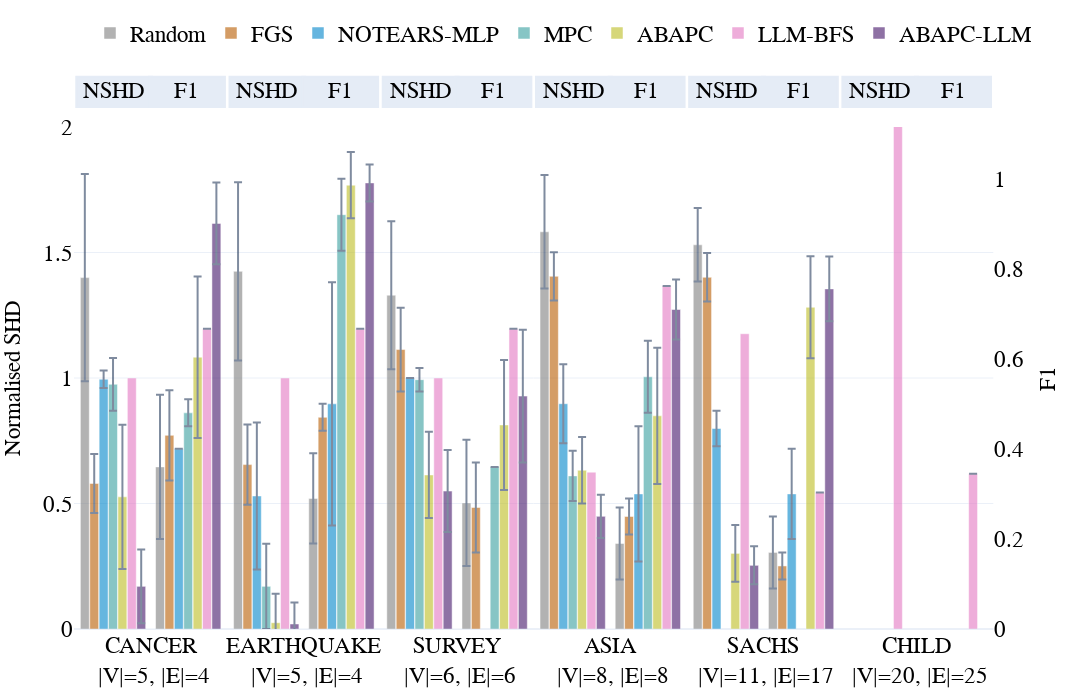
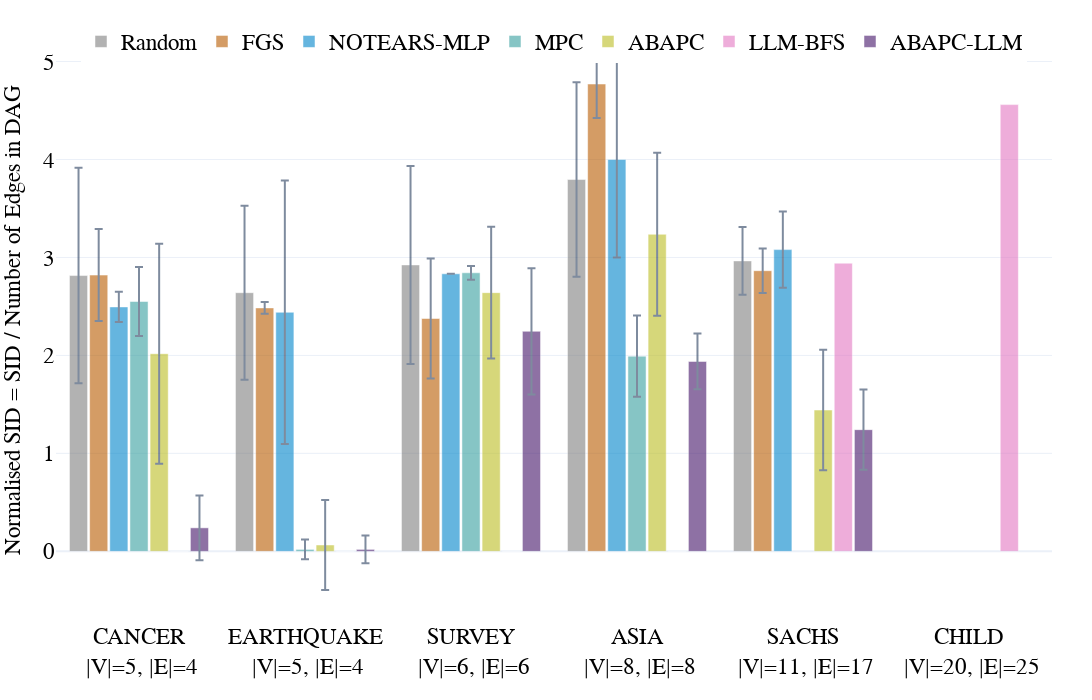
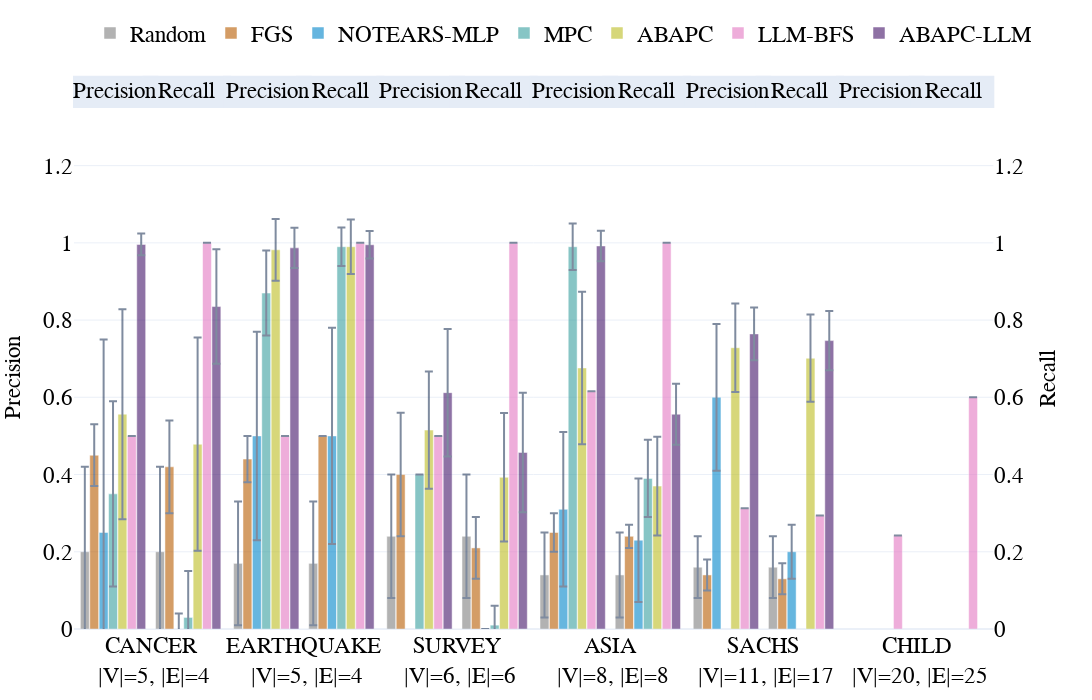
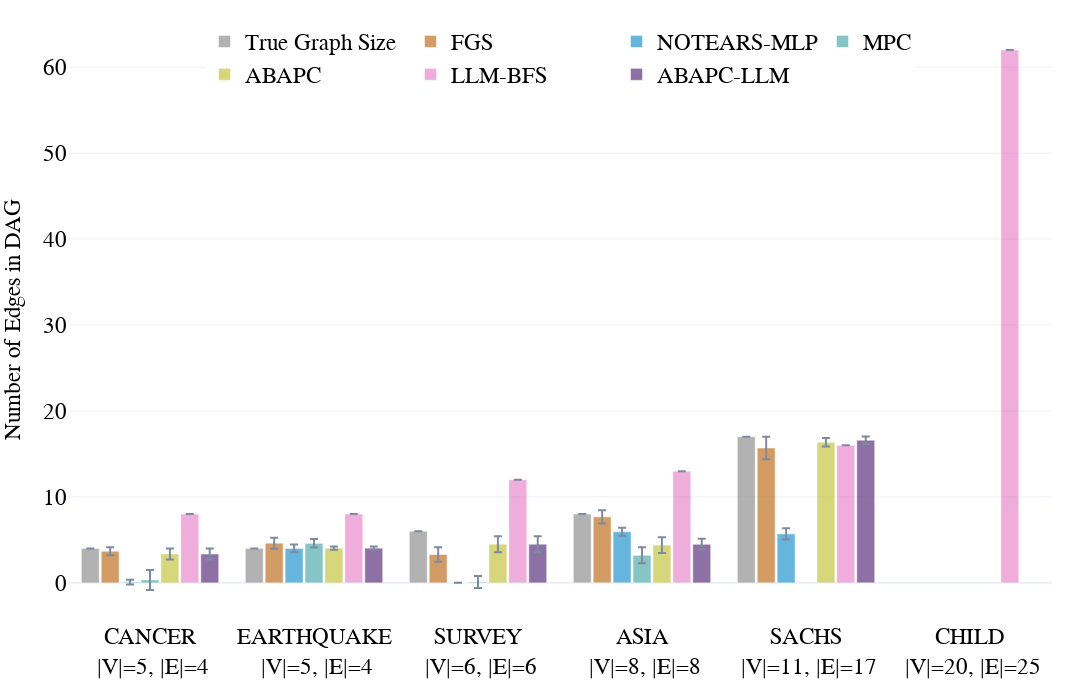

Notebook source saved alongside these figures, in order:
### Code cell
# Plots by dataset (DAG)
if len(dag_all):
    methods = [m for m in default_methods if m in dag_all['model'].unique()]
    double_bar_chart_plotly(
        dag_all, ['p_shd','F1'], names_dict, colors_dict, methods,
        save_figs=save_figs, font_size=23, output_name=str(REPO_ROOT / 'results/figs/Fig.bn_dag_SHD_SID.html'),
        debug=False, range_y1=[0,2], range_y2=[0,5.6], rect_exp=0.015
    )
    bar_chart_plotly(
        dag_all, 'p_SID', names_dict, colors_dict, methods,
        save_figs=save_figs, font_size=23, output_name=str(REPO_ROOT / 'results/figs/Fig.bn_dag_F1.html'),
        debug=False
    )
    double_bar_chart_plotly(
        dag_all, ['precision','recall'], names_dict, colors_dict, methods,
        save_figs=save_figs, font_size=23, output_name=str(REPO_ROOT / 'results/figs/Fig.bn_dag_prec_rec.html'),
        debug=False
    )
    bar_chart_plotly(
        dag_all, 'nnz', names_dict, colors_dict, methods,
        save_figs=save_figs, font_size=23, output_name=str(REPO_ROOT / 'results/figs/Fig.bn_dag_nnz.html'),
        debug=False
    )
else:
    print('No DAG results found.')

### Figure 1 — Plotly figure (JSON) as saved in the notebook; plotly's stock layout.template omitted (floating-point values rounded to 4 significant figures)
{"data": [{"error_y": {"array": [0.4125, 0.355, 0.295, 0.2263, 0.1465], "type": "data", "visible": true}, "marker": {"color": "#7f7f7f"}, "name": "Random", "offsetgroup": "0", "opacity": 0.6, "showlegend": true, "type": "bar", "x": ["CANCER<br> |V|=5, |E|=4", "EARTHQUAKE<br> |V|=5, |E|=4", "SURVEY<br> |V|=6, |E|=6", "ASIA<br> |V|=8, |E|=8", "SACHS<br> |V|=11, |E|=17"], "y": [1.4, 1.425, 1.33, 1.583, 1.531], "yaxis": "y"}, {"error_y": {"array": [0.1175, 0.16, 0.1667, 0.09625, 0.09647], "type": "data", "visible": true}, "marker": {"color": "#b85c00"}, "name": "FGS", "offsetgroup": "1", "opacity": 0.6, "showlegend": true, "type": "bar", "x": ["CANCER<br> |V|=5, |E|=4", "EARTHQUAKE<br> |V|=5, |E|=4", "SURVEY<br> |V|=6, |E|=6", "ASIA<br> |V|=8, |E|=8", "SACHS<br> |V|=11, |E|=17"], "y": [0.58, 0.655, 1.113, 1.405, 1.401], "yaxis": "y"}, {"error_y": {"array": [0.035, 0.2925, 0.0, 0.1575, 0.07059], "type": "data", "visible": true}, "marker": {"color": "#0085CA"}, "name": "NOTEARS-MLP", "offsetgroup": "2", "opacity": 0.6, "showlegend": true, "type": "bar", "x": ["CANCER<br> |V|=5, |E|=4", "EARTHQUAKE<br> |V|=5, |E|=4", "SURVEY<br> |V|=6, |E|=6", "ASIA<br> |V|=8, |E|=8", "SACHS<br> |V|=11, |E|=17"], "y": [0.995, 0.53, 1.0, 0.8975, 0.7988], "yaxis": "y"}, {"error_y": {"array": [0.105, 0.17, 0.04667, 0.1], "type": "data", "visible": true}, "marker": {"color": "#379f9f"}, "name": "MPC", "offsetgroup": "3", "opacity": 0.6, "showlegend": true, "type": "bar", "x": ["CANCER<br> |V|=5, |E|=4", "EARTHQUAKE<br> |V|=5, |E|=4", "SURVEY<br> |V|=6, |E|=6", "ASIA<br> |V|=8, |E|=8"], "y": [0.975, 0.17, 0.9933, 0.61], "yaxis": "y"}, {"error_y": {"array": [0.1329, 0.287, 0.1157, 0.1127, 0.172], "type": "data", "visible": true}, "marker": {"color": "#bcbd22"}, "name": "ABAPC", "offsetgroup": "4", "opacity": 0.6, "showlegend": true, "type": "bar", "x": ["ASIA<br> |V|=8, |E|=8", "CANCER<br> |V|=5, |E|=4", "EARTHQUAKE<br> |V|=5, |E|=4", "SACHS<br> |V|=11, |E|=17", "SURVEY<br> |V|=6, |E|=6"], "y": [0.6325, 0.5265, 0.025, 0.3012, 0.6138], "yaxis": "y"}, {"error_y": {"array": [NaN, NaN, NaN, NaN, NaN, NaN], "type": "data", "visible": true}, "marker": {"color": "#e377c2"}, "name": "LLM-BFS", "offsetgroup": "5", "opacity": 0.6, "showlegend": true, "type": "bar", "x": ["ASIA<br> |V|=8, |E|=8", "CANCER<br> |V|=5, |E|=4", "CHILD<br> |V|=20, |E|=25", "EARTHQUAKE<br> |V|=5, |E|=4", "SACHS<br> |V|=11, |E|=17", "SURVEY<br> |V|=6, |E|=6"], "y": [0.625, 1.0, 2.24, 1.0, 1.176, 1.0], "yaxis": "y"}, {"error_y": {"array": [0.08628, 0.1467, 0.08512, 0.07558, 0.1635], "type": "data", "visible": true}, "marker": {"color": "#441469"}, "name": "ABAPC-LLM", "offsetgroup": "6", "opacity": 0.6, "showlegend": true, "type": "bar", "x": ["ASIA<br> |V|=8, |E|=8", "CANCER<br> |V|=5, |E|=4", "EARTHQUAKE<br> |V|=5, |E|=4", "SACHS<br> |V|=11, |E|=17", "SURVEY<br> |V|=6, |E|=6"], "y": [0.4487, 0.17, 0.02, 0.2536, 0.5494], "yaxis": "y"}, {"marker": {"color": "white"}, "name": "", "offsetgroup": "7", "opacity": 1, "showlegend": false, "type": "bar", "x": ["ASIA<br> |V|=8, |E|=8", "CANCER<br> |V|=5, |E|=4", "EARTHQUAKE<br> |V|=5, |E|=4", "SACHS<br> |V|=11, |E|=17", "SURVEY<br> |V|=6, |E|=6"], "y": [0.0, 0.0, 0.0, 0.0, 0.0]}, {"error_y": {"array": [0.16, 0.1, 0.14, 0.08, 0.08], "type": "data", "visible": true}, "marker": {"color": "#7f7f7f"}, "name": "Random", "offsetgroup": "8", "opacity": 0.6, "showlegend": false, "type": "bar", "x": ["CANCER<br> |V|=5, |E|=4", "EARTHQUAKE<br> |V|=5, |E|=4", "SURVEY<br> |V|=6, |E|=6", "ASIA<br> |V|=8, |E|=8", "SACHS<br> |V|=11, |E|=17"], "y": [0.36, 0.29, 0.28, 0.19, 0.17], "yaxis": "y2"}, {"error_y": {"array": [0.1, 0.03, 0.1, 0.04, 0.03], "type": "data", "visible": true}, "marker": {"color": "#b85c00"}, "name": "FGS", "offsetgroup": "9", "opacity": 0.6, "showlegend": false, "type": "bar", "x": ["CANCER<br> |V|=5, |E|=4", "EARTHQUAKE<br> |V|=5, |E|=4", "SURVEY<br> |V|=6, |E|=6", "ASIA<br> |V|=8, |E|=8", "SACHS<br> |V|=11, |E|=17"], "y": [0.43, 0.47, 0.27, 0.25, 0.14], "yaxis": "y2"}, {"error_y": {"array": [null, 0.27, null, 0.15, 0.1], "type": "data", "visible": true}, "marker": {"color": "#0085CA"}, "name": "NOTEARS-MLP", "offsetgroup": "10", "opacity": 0.6, "showlegend": false, "type": "bar", "x": ["CANCER<br> |V|=5, |E|=4", "EARTHQUAKE<br> |V|=5, |E|=4", "SURVEY<br> |V|=6, |E|=6", "ASIA<br> |V|=8, |E|=8", "SACHS<br> |V|=11, |E|=17"], "y": [0.4, 0.5, null, 0.3, 0.3], "yaxis": "y2"}, {"error_y": {"array": [0.03, 0.08, null, 0.08], "type": "data", "visible": true}, "marker": {"color": "#379f9f"}, "name": "MPC", "offsetgroup": "11", "opacity": 0.6, "showlegend": false, "type": "bar", "x": ["CANCER<br> |V|=5, |E|=4", "EARTHQUAKE<br> |V|=5, |E|=4", "SURVEY<br> |V|=6, |E|=6", "ASIA<br> |V|=8, |E|=8"], "y": [0.48, 0.92, 0.36, 0.56], "yaxis": "y2"}, {"error_y": {"array": [0.1514, 0.1794, 0.07344, 0.1132, 0.1442], "type": "data", "visible": true}, "marker": {"color": "#bcbd22"}, "name": "ABAPC", "offsetgroup": "12", "opacity": 0.6, "showlegend": false, "type": "bar", "x": ["ASIA<br> |V|=8, |E|=8", "CANCER<br> |V|=5, |E|=4", "EARTHQUAKE<br> |V|=5, |E|=4", "SACHS<br> |V|=11, |E|=17", "SURVEY<br> |V|=6, |E|=6"], "y": [0.4734, 0.6036, 0.9856, 0.7144, 0.4531], "yaxis": "y2"}, {"error_y": {"array": [null, null, null, null, null, null], "type": "data", "visible": true}, "marker": {"color": "#e377c2"}, "name": "LLM-BFS", "offsetgroup": "13", "opacity": 0.6, "showlegend": false, "type": "bar", "x": ["ASIA<br> |V|=8, |E|=8", "CANCER<br> |V|=5, |E|=4", "CHILD<br> |V|=20, |E|=25", "EARTHQUAKE<br> |V|=5, |E|=4", "SACHS<br> |V|=11, |E|=17", "SURVEY<br> |V|=6, |E|=6"], "y": [0.7619, 0.6667, 0.3448, 0.6667, 0.303, 0.6667], "yaxis": "y2"}, {"error_y": {"array": [0.06667, 0.0907, 0.04109, 0.07203, 0.1473], "type": "data", "visible": true}, "marker": {"color": "#441469"}, "name": "ABAPC-LLM", "offsetgroup": "14", "opacity": 0.6, "showlegend": false, "type": "bar", "x": ["ASIA<br> |V|=8, |E|=8", "CANCER<br> |V|=5, |E|=4", "EARTHQUAKE<br> |V|=5, |E|=4", "SACHS<br> |V|=11, |E|=17", "SURVEY<br> |V|=6, |E|=6"], "y": [0.7095, 0.9006, 0.9906, 0.7552, 0.5172], "yaxis": "y2"}], "layout": {"annotations": [{"font": {"color": "black", "size": 23}, "showarrow": false, "text": "         NSHD         ", "x": 0.04375, "xanchor": "center", "xref": "x domain", "y": 1.07, "yanchor": "middle", "yref": "y domain"}, {"font": {"color": "black", "size": 23}, "showarrow": false, "text": "           F1           ", "x": 0.1229, "xanchor": "center", "xref": "x domain", "y": 1.07, "yanchor": "middle", "yref": "y domain"}, {"font": {"color": "black", "size": 23}, "showarrow": false, "text": "         NSHD         ", "x": 0.2104, "xanchor": "center", "xref": "x domain", "y": 1.07, "yanchor": "middle", "yref": "y domain"}, {"font": {"color": "black", "size": 23}, "showarrow": false, "text": "           F1           ", "x": 0.2896, "xanchor": "center", "xref": "x domain", "y": 1.07, "yanchor": "middle", "yref": "y domain"}, {"font": {"color": "black", "size": 23}, "showarrow": false, "text": "         NSHD         ", "x": 0.3771, "xanchor": "center", "xref": "x domain", "y": 1.07, "yanchor": "middle", "yref": "y domain"}, {"font": {"color": "black", "size": 23}, "showarrow": false, "text": "           F1           ", "x": 0.4562, "xanchor": "center", "xref": "x domain", "y": 1.07, "yanchor": "middle", "yref": "y domain"}, {"font": {"color": "black", "size": 23}, "showarrow": false, "text": "         NSHD         ", "x": 0.5437, "xanchor": "center", "xref": "x domain", "y": 1.07, "yanchor": "middle", "yref": "y domain"}, {"font": {"color": "black", "size": 23}, "showarrow": false, "text": "           F1           ", "x": 0.6229, "xanchor": "center", "xref": "x domain", "y": 1.07, "yanchor": "middle", "yref": "y domain"}, {"font": {"color": "black", "size": 23}, "showarrow": false, "text": "         NSHD         ", "x": 0.7104, "xanchor": "center", "xref": "x domain", "y": 1.07, "yanchor": "middle", "yref": "y domain"}, {"font": {"color": "black", "size": 23}, "showarrow": false, "text": "           F1           ", "x": 0.7896, "xanchor": "center", "xref": "x domain", "y": 1.07, "yanchor": "middle", "yref": "y domain"}, {"font": {"color": "black", "size": 23}, "showarrow": false, "text": "         NSHD         ", "x": 0.8771, "xanchor": "center", "xref": "x domain", "y": 1.07, "yanchor": "middle", "yref": "y domain"}, {"font": {"color": "black", "size": 23}, "showarrow": false, "text": "           F1           ", "x": 0.9562, "xanchor": "center", "xref": "x domain", "y": 1.07, "yanchor": "middle", "yref": "y domain"}], "bargap": 0.08, "bargroupgap": 0.05, "barmode": "group", "font": {"color": "black", "family": "Serif", "size": 23}, "height": 700, "hovermode": "x unified", "legend": {"orientation": "h", "x": 0.5, "xanchor": "center", "y": 1.23, "yanchor": "top"}, "margin": {"b": 70, "l": 40, "r": 40, "t": 80}, "shapes": [{"fillcolor": "#E5ECF6", "layer": "below", "line": {"color": "#E5ECF6", "width": 2}, "type": "rect", "x0": 0.0025, "x1": 0.085, "xref": "x domain", "y0": 1.04, "y1": 1.1, "yref": "y domain"}, {"fillcolor": "#E5ECF6", "layer": "below", "line": {"color": "#E5ECF6", "width": 2}, "type": "rect", "x0": 0.08167, "x1": 0.1642, "xref": "x domain", "y0": 1.04, "y1": 1.1, "yref": "y domain"}, {"fillcolor": "#E5ECF6", "layer": "below", "line": {"color": "#E5ECF6", "width": 2}, "type": "rect", "x0": 0.1692, "x1": 0.2517, "xref": "x domain", "y0": 1.04, "y1": 1.1, "yref": "y domain"}, {"fillcolor": "#E5ECF6", "layer": "below", "line": {"color": "#E5ECF6", "width": 2}, "type": "rect", "x0": 0.2483, "x1": 0.3308, "xref": "x domain", "y0": 1.04, "y1": 1.1, "yref": "y domain"}, {"fillcolor": "#E5ECF6", "layer": "below", "line": {"color": "#E5ECF6", "width": 2}, "type": "rect", "x0": 0.3358, "x1": 0.4183, "xref": "x domain", "y0": 1.04, "y1": 1.1, "yref": "y domain"}, {"fillcolor": "#E5ECF6", "layer": "below", "line": {"color": "#E5ECF6", "width": 2}, "type": "rect", "x0": 0.415, "x1": 0.4975, "xref": "x domain", "y0": 1.04, "y1": 1.1, "yref": "y domain"}, {"fillcolor": "#E5ECF6", "layer": "below", "line": {"color": "#E5ECF6", "width": 2}, "type": "rect", "x0": 0.5025, "x1": 0.585, "xref": "x domain", "y0": 1.04, "y1": 1.1, "yref": "y domain"}, {"fillcolor": "#E5ECF6", "layer": "below", "line": {"color": "#E5ECF6", "width": 2}, "type": "rect", "x0": 0.5817, "x1": 0.6642, "xref": "x domain", "y0": 1.04, "y1": 1.1, "yref": "y domain"}, {"fillcolor": "#E5ECF6", "layer": "below", "line": {"color": "#E5ECF6", "width": 2}, "type": "rect", "x0": 0.6692, "x1": 0.7517, "xref": "x domain", "y0": 1.04, "y1": 1.1, "yref": "y domain"}, {"fillcolor": "#E5ECF6", "layer": "below", "line": {"color": "#E5ECF6", "width": 2}, "type": "rect", "x0": 0.7483, "x1": 0.8308, "xref": "x domain", "y0": 1.04, "y1": 1.1, "yref": "y domain"}, {"fillcolor": "#E5ECF6", "layer": "below", "line": {"color": "#E5ECF6", "width": 2}, "type": "rect", "x0": 0.8358, "x1": 0.9183, "xref": "x domain", "y0": 1.04, "y1": 1.1, "yref": "y domain"}, {"fillcolor": "#E5ECF6", "layer": "below", "line": {"color": "#E5ECF6", "width": 2}, "type": "rect", "x0": 0.915, "x1": 0.9975, "xref": "x domain", "y0": 1.04, "y1": 1.1, "yref": "y domain"}], "width": 1600, "xaxis": {"anchor": "y", "domain": [0, 0.94]}, "yaxis": {"anchor": "x", "domain": [0, 1], "range": [0, 2], "title": {"font": {"size": 23}, "text": "Normalised SHD"}}, "yaxis2": {"anchor": "x", "overlaying": "y", "scaleanchor": 0, "showgrid": false, "showline": false, "showticklabels": true, "side": "right", "title": {"font": {"size": 23}, "text": "F1"}, "zeroline": true}}}

### Figure 2 — Plotly figure (JSON) as saved in the notebook; plotly's stock layout.template omitted (floating-point values rounded to 4 significant figures)
{"data": [{"error_y": {"array": [1.1, 0.8875, 1.01, 0.9925, 0.3453], "type": "data", "visible": true}, "marker": {"color": "#7f7f7f"}, "name": "Random", "opacity": 0.6, "type": "bar", "x": ["CANCER<br> |V|=5, |E|=4", "EARTHQUAKE<br> |V|=5, |E|=4", "SURVEY<br> |V|=6, |E|=6", "ASIA<br> |V|=8, |E|=8", "SACHS<br> |V|=11, |E|=17"], "y": [2.815, 2.64, 2.923, 3.795, 2.965]}, {"error_y": {"array": [0.47, 0.06, 0.6133, 0.3475, 0.2265], "type": "data", "visible": true}, "marker": {"color": "#b85c00"}, "name": "FGS", "opacity": 0.6, "type": "bar", "x": ["CANCER<br> |V|=5, |E|=4", "EARTHQUAKE<br> |V|=5, |E|=4", "SURVEY<br> |V|=6, |E|=6", "ASIA<br> |V|=8, |E|=8", "SACHS<br> |V|=11, |E|=17"], "y": [2.82, 2.485, 2.377, 4.77, 2.865]}, {"error_y": {"array": [0.155, 1.345, 0.0, 1.0, 0.3888], "type": "data", "visible": true}, "marker": {"color": "#0085CA"}, "name": "NOTEARS-MLP", "opacity": 0.6, "type": "bar", "x": ["CANCER<br> |V|=5, |E|=4", "EARTHQUAKE<br> |V|=5, |E|=4", "SURVEY<br> |V|=6, |E|=6", "ASIA<br> |V|=8, |E|=8", "SACHS<br> |V|=11, |E|=17"], "y": [2.495, 2.44, 2.833, 4.0, 3.08]}, {"error_y": {"array": [0.3525, 0.1, 0.07, 0.4138], "type": "data", "visible": true}, "marker": {"color": "#379f9f"}, "name": "MPC", "opacity": 0.6, "type": "bar", "x": ["CANCER<br> |V|=5, |E|=4", "EARTHQUAKE<br> |V|=5, |E|=4", "SURVEY<br> |V|=6, |E|=6", "ASIA<br> |V|=8, |E|=8"], "y": [2.55, 0.02, 2.843, 1.992]}, {"error_y": {"array": [0.8317, 1.123, 0.4596, 0.6142, 0.6729], "type": "data", "visible": true}, "marker": {"color": "#bcbd22"}, "name": "ABAPC", "opacity": 0.6, "type": "bar", "x": ["ASIA<br> |V|=8, |E|=8", "CANCER<br> |V|=5, |E|=4", "EARTHQUAKE<br> |V|=5, |E|=4", "SACHS<br> |V|=11, |E|=17", "SURVEY<br> |V|=6, |E|=6"], "y": [3.237, 2.018, 0.065, 1.442, 2.641]}, {"error_y": {"array": [NaN, NaN, NaN, NaN, NaN, NaN], "type": "data", "visible": true}, "marker": {"color": "#e377c2"}, "name": "LLM-BFS", "opacity": 0.6, "type": "bar", "x": ["ASIA<br> |V|=8, |E|=8", "CANCER<br> |V|=5, |E|=4", "CHILD<br> |V|=20, |E|=25", "EARTHQUAKE<br> |V|=5, |E|=4", "SACHS<br> |V|=11, |E|=17", "SURVEY<br> |V|=6, |E|=6"], "y": [0.0, 0.0, 4.56, 0.0, 2.941, 0.0]}, {"error_y": {"array": [0.285, 0.331, 0.1414, 0.4099, 0.6447], "type": "data", "visible": true}, "marker": {"color": "#441469"}, "name": "ABAPC-LLM", "opacity": 0.6, "type": "bar", "x": ["ASIA<br> |V|=8, |E|=8", "CANCER<br> |V|=5, |E|=4", "EARTHQUAKE<br> |V|=5, |E|=4", "SACHS<br> |V|=11, |E|=17", "SURVEY<br> |V|=6, |E|=6"], "y": [1.939, 0.24, 0.02, 1.242, 2.246]}], "layout": {"bargap": 0.15, "bargroupgap": 0.1, "barmode": "group", "font": {"color": "black", "family": "Serif", "size": 23}, "height": 700, "hovermode": "x unified", "legend": {"orientation": "h", "x": 0.5, "xanchor": "center", "y": 1, "yanchor": "top"}, "margin": {"b": 80, "l": 40, "r": 40, "t": 20}, "width": 1600, "yaxis": {"title": {"font": {"size": 23}, "text": "Normalised SID = SID / Number of Edges in DAG"}}}}

### Figure 3 — Plotly figure (JSON) as saved in the notebook; plotly's stock layout.template omitted (floating-point values rounded to 4 significant figures)
{"data": [{"error_y": {"array": [0.22, 0.16, 0.16, 0.11, 0.08], "type": "data", "visible": true}, "marker": {"color": "#7f7f7f"}, "name": "Random", "offsetgroup": "0", "opacity": 0.6, "showlegend": true, "type": "bar", "x": ["CANCER<br> |V|=5, |E|=4", "EARTHQUAKE<br> |V|=5, |E|=4", "SURVEY<br> |V|=6, |E|=6", "ASIA<br> |V|=8, |E|=8", "SACHS<br> |V|=11, |E|=17"], "y": [0.2, 0.17, 0.24, 0.14, 0.16], "yaxis": "y"}, {"error_y": {"array": [0.08, 0.06, 0.16, 0.05, 0.04], "type": "data", "visible": true}, "marker": {"color": "#b85c00"}, "name": "FGS", "offsetgroup": "1", "opacity": 0.6, "showlegend": true, "type": "bar", "x": ["CANCER<br> |V|=5, |E|=4", "EARTHQUAKE<br> |V|=5, |E|=4", "SURVEY<br> |V|=6, |E|=6", "ASIA<br> |V|=8, |E|=8", "SACHS<br> |V|=11, |E|=17"], "y": [0.45, 0.44, 0.4, 0.25, 0.14], "yaxis": "y"}, {"error_y": {"array": [0.5, 0.27, null, 0.2, 0.19], "type": "data", "visible": true}, "marker": {"color": "#0085CA"}, "name": "NOTEARS-MLP", "offsetgroup": "2", "opacity": 0.6, "showlegend": true, "type": "bar", "x": ["CANCER<br> |V|=5, |E|=4", "EARTHQUAKE<br> |V|=5, |E|=4", "SURVEY<br> |V|=6, |E|=6", "ASIA<br> |V|=8, |E|=8", "SACHS<br> |V|=11, |E|=17"], "y": [0.25, 0.5, null, 0.31, 0.6], "yaxis": "y"}, {"error_y": {"array": [0.24, 0.11, null, 0.06], "type": "data", "visible": true}, "marker": {"color": "#379f9f"}, "name": "MPC", "offsetgroup": "3", "opacity": 0.6, "showlegend": true, "type": "bar", "x": ["CANCER<br> |V|=5, |E|=4", "EARTHQUAKE<br> |V|=5, |E|=4", "SURVEY<br> |V|=6, |E|=6", "ASIA<br> |V|=8, |E|=8"], "y": [0.35, 0.87, 0.4, 0.99], "yaxis": "y"}, {"error_y": {"array": [0.1976, 0.2719, 0.08003, 0.1145, 0.1519], "type": "data", "visible": true}, "marker": {"color": "#bcbd22"}, "name": "ABAPC", "offsetgroup": "4", "opacity": 0.6, "showlegend": true, "type": "bar", "x": ["ASIA<br> |V|=8, |E|=8", "CANCER<br> |V|=5, |E|=4", "EARTHQUAKE<br> |V|=5, |E|=4", "SACHS<br> |V|=11, |E|=17", "SURVEY<br> |V|=6, |E|=6"], "y": [0.6761, 0.5563, 0.982, 0.7284, 0.5152], "yaxis": "y"}, {"error_y": {"array": [null, null, null, null, null, null], "type": "data", "visible": true}, "marker": {"color": "#e377c2"}, "name": "LLM-BFS", "offsetgroup": "5", "opacity": 0.6, "showlegend": true, "type": "bar", "x": ["ASIA<br> |V|=8, |E|=8", "CANCER<br> |V|=5, |E|=4", "CHILD<br> |V|=20, |E|=25", "EARTHQUAKE<br> |V|=5, |E|=4", "SACHS<br> |V|=11, |E|=17", "SURVEY<br> |V|=6, |E|=6"], "y": [0.6154, 0.5, 0.2419, 0.5, 0.3125, 0.5], "yaxis": "y"}, {"error_y": {"array": [0.03959, 0.02828, 0.0523, 0.06845, 0.1651], "type": "data", "visible": true}, "marker": {"color": "#441469"}, "name": "ABAPC-LLM", "offsetgroup": "6", "opacity": 0.6, "showlegend": true, "type": "bar", "x": ["ASIA<br> |V|=8, |E|=8", "CANCER<br> |V|=5, |E|=4", "EARTHQUAKE<br> |V|=5, |E|=4", "SACHS<br> |V|=11, |E|=17", "SURVEY<br> |V|=6, |E|=6"], "y": [0.992, 0.996, 0.987, 0.7642, 0.612], "yaxis": "y"}, {"marker": {"color": "white"}, "name": "", "offsetgroup": "7", "opacity": 1, "showlegend": false, "type": "bar", "x": ["ASIA<br> |V|=8, |E|=8", "CANCER<br> |V|=5, |E|=4", "EARTHQUAKE<br> |V|=5, |E|=4", "SACHS<br> |V|=11, |E|=17", "SURVEY<br> |V|=6, |E|=6"], "y": [0.0, 0.0, 0.0, 0.0, 0.0]}, {"error_y": {"array": [0.22, 0.16, 0.16, 0.11, 0.08], "type": "data", "visible": true}, "marker": {"color": "#7f7f7f"}, "name": "Random", "offsetgroup": "8", "opacity": 0.6, "showlegend": false, "type": "bar", "x": ["CANCER<br> |V|=5, |E|=4", "EARTHQUAKE<br> |V|=5, |E|=4", "SURVEY<br> |V|=6, |E|=6", "ASIA<br> |V|=8, |E|=8", "SACHS<br> |V|=11, |E|=17"], "y": [0.2, 0.17, 0.24, 0.14, 0.16], "yaxis": "y2"}, {"error_y": {"array": [0.12, 0, 0.08, 0.03, 0.04], "type": "data", "visible": true}, "marker": {"color": "#b85c00"}, "name": "FGS", "offsetgroup": "9", "opacity": 0.6, "showlegend": false, "type": "bar", "x": ["CANCER<br> |V|=5, |E|=4", "EARTHQUAKE<br> |V|=5, |E|=4", "SURVEY<br> |V|=6, |E|=6", "ASIA<br> |V|=8, |E|=8", "SACHS<br> |V|=11, |E|=17"], "y": [0.42, 0.5, 0.21, 0.24, 0.13], "yaxis": "y2"}, {"error_y": {"array": [0.04, 0.28, 0, 0.16, 0.07], "type": "data", "visible": true}, "marker": {"color": "#0085CA"}, "name": "NOTEARS-MLP", "offsetgroup": "10", "opacity": 0.6, "showlegend": false, "type": "bar", "x": ["CANCER<br> |V|=5, |E|=4", "EARTHQUAKE<br> |V|=5, |E|=4", "SURVEY<br> |V|=6, |E|=6", "ASIA<br> |V|=8, |E|=8", "SACHS<br> |V|=11, |E|=17"], "y": [0, 0.5, 0, 0.23, 0.2], "yaxis": "y2"}, {"error_y": {"array": [0.12, 0.05, 0.05, 0.1], "type": "data", "visible": true}, "marker": {"color": "#379f9f"}, "name": "MPC", "offsetgroup": "11", "opacity": 0.6, "showlegend": false, "type": "bar", "x": ["CANCER<br> |V|=5, |E|=4", "EARTHQUAKE<br> |V|=5, |E|=4", "SURVEY<br> |V|=6, |E|=6", "ASIA<br> |V|=8, |E|=8"], "y": [0.03, 0.99, 0.01, 0.39], "yaxis": "y2"}, {"error_y": {"array": [0.1281, 0.2761, 0.07071, 0.1129, 0.1664], "type": "data", "visible": true}, "marker": {"color": "#bcbd22"}, "name": "ABAPC", "offsetgroup": "12", "opacity": 0.6, "showlegend": false, "type": "bar", "x": ["ASIA<br> |V|=8, |E|=8", "CANCER<br> |V|=5, |E|=4", "EARTHQUAKE<br> |V|=5, |E|=4", "SACHS<br> |V|=11, |E|=17", "SURVEY<br> |V|=6, |E|=6"], "y": [0.37, 0.4785, 0.99, 0.7012, 0.3929], "yaxis": "y2"}, {"error_y": {"array": [null, null, null, null, null, null], "type": "data", "visible": true}, "marker": {"color": "#e377c2"}, "name": "LLM-BFS", "offsetgroup": "13", "opacity": 0.6, "showlegend": false, "type": "bar", "x": ["ASIA<br> |V|=8, |E|=8", "CANCER<br> |V|=5, |E|=4", "CHILD<br> |V|=20, |E|=25", "EARTHQUAKE<br> |V|=5, |E|=4", "SACHS<br> |V|=11, |E|=17", "SURVEY<br> |V|=6, |E|=6"], "y": [1, 1, 0.6, 1, 0.2941, 1], "yaxis": "y2"}, {"error_y": {"array": [0.07911, 0.1482, 0.03536, 0.07644, 0.1547], "type": "data", "visible": true}, "marker": {"color": "#441469"}, "name": "ABAPC-LLM", "offsetgroup": "14", "opacity": 0.6, "showlegend": false, "type": "bar", "x": ["ASIA<br> |V|=8, |E|=8", "CANCER<br> |V|=5, |E|=4", "EARTHQUAKE<br> |V|=5, |E|=4", "SACHS<br> |V|=11, |E|=17", "SURVEY<br> |V|=6, |E|=6"], "y": [0.5563, 0.835, 0.995, 0.7468, 0.4572], "yaxis": "y2"}], "layout": {"annotations": [{"font": {"color": "black", "size": 23}, "showarrow": false, "text": "      Precision      ", "x": 0.04375, "xanchor": "center", "xref": "x domain", "y": 1.07, "yanchor": "middle", "yref": "y domain"}, {"font": {"color": "black", "size": 23}, "showarrow": false, "text": "        Recall        ", "x": 0.1229, "xanchor": "center", "xref": "x domain", "y": 1.07, "yanchor": "middle", "yref": "y domain"}, {"font": {"color": "black", "size": 23}, "showarrow": false, "text": "      Precision      ", "x": 0.2104, "xanchor": "center", "xref": "x domain", "y": 1.07, "yanchor": "middle", "yref": "y domain"}, {"font": {"color": "black", "size": 23}, "showarrow": false, "text": "        Recall        ", "x": 0.2896, "xanchor": "center", "xref": "x domain", "y": 1.07, "yanchor": "middle", "yref": "y domain"}, {"font": {"color": "black", "size": 23}, "showarrow": false, "text": "      Precision      ", "x": 0.3771, "xanchor": "center", "xref": "x domain", "y": 1.07, "yanchor": "middle", "yref": "y domain"}, {"font": {"color": "black", "size": 23}, "showarrow": false, "text": "        Recall        ", "x": 0.4562, "xanchor": "center", "xref": "x domain", "y": 1.07, "yanchor": "middle", "yref": "y domain"}, {"font": {"color": "black", "size": 23}, "showarrow": false, "text": "      Precision      ", "x": 0.5437, "xanchor": "center", "xref": "x domain", "y": 1.07, "yanchor": "middle", "yref": "y domain"}, {"font": {"color": "black", "size": 23}, "showarrow": false, "text": "        Recall        ", "x": 0.6229, "xanchor": "center", "xref": "x domain", "y": 1.07, "yanchor": "middle", "yref": "y domain"}, {"font": {"color": "black", "size": 23}, "showarrow": false, "text": "      Precision      ", "x": 0.7104, "xanchor": "center", "xref": "x domain", "y": 1.07, "yanchor": "middle", "yref": "y domain"}, {"font": {"color": "black", "size": 23}, "showarrow": false, "text": "        Recall        ", "x": 0.7896, "xanchor": "center", "xref": "x domain", "y": 1.07, "yanchor": "middle", "yref": "y domain"}, {"font": {"color": "black", "size": 23}, "showarrow": false, "text": "      Precision      ", "x": 0.8771, "xanchor": "center", "xref": "x domain", "y": 1.07, "yanchor": "middle", "yref": "y domain"}, {"font": {"color": "black", "size": 23}, "showarrow": false, "text": "        Recall        ", "x": 0.9562, "xanchor": "center", "xref": "x domain", "y": 1.07, "yanchor": "middle", "yref": "y domain"}], "bargap": 0.08, "bargroupgap": 0.05, "barmode": "group", "font": {"color": "black", "family": "Serif", "size": 23}, "height": 700, "hovermode": "x unified", "legend": {"orientation": "h", "x": 0.5, "xanchor": "center", "y": 1.23, "yanchor": "top"}, "margin": {"b": 70, "l": 40, "r": 40, "t": 80}, "shapes": [{"fillcolor": "#E5ECF6", "layer": "below", "line": {"color": "#E5ECF6", "width": 2}, "type": "rect", "x0": 0, "x1": 0.09083, "xref": "x domain", "y0": 1.04, "y1": 1.1, "yref": "y domain"}, {"fillcolor": "#E5ECF6", "layer": "below", "line": {"color": "#E5ECF6", "width": 2}, "type": "rect", "x0": 0.07583, "x1": 0.17, "xref": "x domain", "y0": 1.04, "y1": 1.1, "yref": "y domain"}, {"fillcolor": "#E5ECF6", "layer": "below", "line": {"color": "#E5ECF6", "width": 2}, "type": "rect", "x0": 0.1633, "x1": 0.2575, "xref": "x domain", "y0": 1.04, "y1": 1.1, "yref": "y domain"}, {"fillcolor": "#E5ECF6", "layer": "below", "line": {"color": "#E5ECF6", "width": 2}, "type": "rect", "x0": 0.2425, "x1": 0.3367, "xref": "x domain", "y0": 1.04, "y1": 1.1, "yref": "y domain"}, {"fillcolor": "#E5ECF6", "layer": "below", "line": {"color": "#E5ECF6", "width": 2}, "type": "rect", "x0": 0.33, "x1": 0.4242, "xref": "x domain", "y0": 1.04, "y1": 1.1, "yref": "y domain"}, {"fillcolor": "#E5ECF6", "layer": "below", "line": {"color": "#E5ECF6", "width": 2}, "type": "rect", "x0": 0.4092, "x1": 0.5033, "xref": "x domain", "y0": 1.04, "y1": 1.1, "yref": "y domain"}, {"fillcolor": "#E5ECF6", "layer": "below", "line": {"color": "#E5ECF6", "width": 2}, "type": "rect", "x0": 0.4967, "x1": 0.5908, "xref": "x domain", "y0": 1.04, "y1": 1.1, "yref": "y domain"}, {"fillcolor": "#E5ECF6", "layer": "below", "line": {"color": "#E5ECF6", "width": 2}, "type": "rect", "x0": 0.5758, "x1": 0.67, "xref": "x domain", "y0": 1.04, "y1": 1.1, "yref": "y domain"}, {"fillcolor": "#E5ECF6", "layer": "below", "line": {"color": "#E5ECF6", "width": 2}, "type": "rect", "x0": 0.6633, "x1": 0.7575, "xref": "x domain", "y0": 1.04, "y1": 1.1, "yref": "y domain"}, {"fillcolor": "#E5ECF6", "layer": "below", "line": {"color": "#E5ECF6", "width": 2}, "type": "rect", "x0": 0.7425, "x1": 0.8367, "xref": "x domain", "y0": 1.04, "y1": 1.1, "yref": "y domain"}, {"fillcolor": "#E5ECF6", "layer": "below", "line": {"color": "#E5ECF6", "width": 2}, "type": "rect", "x0": 0.83, "x1": 0.9242, "xref": "x domain", "y0": 1.04, "y1": 1.1, "yref": "y domain"}, {"fillcolor": "#E5ECF6", "layer": "below", "line": {"color": "#E5ECF6", "width": 2}, "type": "rect", "x0": 0.9092, "x1": 1, "xref": "x domain", "y0": 1.04, "y1": 1.1, "yref": "y domain"}], "width": 1600, "xaxis": {"anchor": "y", "domain": [0, 0.94]}, "yaxis": {"anchor": "x", "domain": [0, 1], "range": [0, 1.3], "title": {"font": {"size": 23}, "text": "Precision"}}, "yaxis2": {"anchor": "x", "overlaying": "y", "range": [0, 1.3], "scaleanchor": 0, "showgrid": false, "showline": false, "showticklabels": true, "side": "right", "title": {"font": {"size": 23}, "text": "Recall"}, "zeroline": true}}}

### Figure 4 — Plotly figure (JSON) as saved in the notebook; plotly's stock layout.template omitted (floating-point values rounded to 4 significant figures)
{"data": [{"error_y": {"array": [0, 0, 0, 0, 0], "type": "data", "visible": true}, "marker": {"color": "#7f7f7f"}, "name": "True Graph Size", "opacity": 0.6, "type": "bar", "x": ["CANCER<br> |V|=5, |E|=4", "EARTHQUAKE<br> |V|=5, |E|=4", "SURVEY<br> |V|=6, |E|=6", "ASIA<br> |V|=8, |E|=8", "SACHS<br> |V|=11, |E|=17"], "y": [4, 4, 6, 8, 17]}, {"error_y": {"array": [0.47, 0.64, 0.84, 0.77, 1.31], "type": "data", "visible": true}, "marker": {"color": "#b85c00"}, "name": "FGS", "opacity": 0.6, "type": "bar", "x": ["CANCER<br> |V|=5, |E|=4", "EARTHQUAKE<br> |V|=5, |E|=4", "SURVEY<br> |V|=6, |E|=6", "ASIA<br> |V|=8, |E|=8", "SACHS<br> |V|=11, |E|=17"], "y": [3.68, 4.62, 3.3, 7.68, 15.7]}, {"error_y": {"array": [0.27, 0.45, 0, 0.47, 0.65], "type": "data", "visible": true}, "marker": {"color": "#0085CA"}, "name": "NOTEARS-MLP", "opacity": 0.6, "type": "bar", "x": ["CANCER<br> |V|=5, |E|=4", "EARTHQUAKE<br> |V|=5, |E|=4", "SURVEY<br> |V|=6, |E|=6", "ASIA<br> |V|=8, |E|=8", "SACHS<br> |V|=11, |E|=17"], "y": [0.08, 4, 0, 5.94, 5.7]}, {"error_y": {"array": [1.17, 0.49, 0.71, 0.93], "type": "data", "visible": true}, "marker": {"color": "#379f9f"}, "name": "MPC", "opacity": 0.6, "type": "bar", "x": ["CANCER<br> |V|=5, |E|=4", "EARTHQUAKE<br> |V|=5, |E|=4", "SURVEY<br> |V|=6, |E|=6", "ASIA<br> |V|=8, |E|=8"], "y": [0.34, 4.6, 0.1, 3.2]}, {"error_y": {"array": [0.9128, 0.6312, 0.1979, 0.4849, 0.9313], "type": "data", "visible": true}, "marker": {"color": "#bcbd22"}, "name": "ABAPC", "opacity": 0.6, "type": "bar", "x": ["ASIA<br> |V|=8, |E|=8", "CANCER<br> |V|=5, |E|=4", "EARTHQUAKE<br> |V|=5, |E|=4", "SACHS<br> |V|=11, |E|=17", "SURVEY<br> |V|=6, |E|=6"], "y": [4.397, 3.36, 4.04, 16.36, 4.5]}, {"error_y": {"array": [null, null, null, null, null, null], "type": "data", "visible": true}, "marker": {"color": "#e377c2"}, "name": "LLM-BFS", "opacity": 0.6, "type": "bar", "x": ["ASIA<br> |V|=8, |E|=8", "CANCER<br> |V|=5, |E|=4", "CHILD<br> |V|=20, |E|=25", "EARTHQUAKE<br> |V|=5, |E|=4", "SACHS<br> |V|=11, |E|=17", "SURVEY<br> |V|=6, |E|=6"], "y": [13, 8, 62, 8, 16, 12]}, {"error_y": {"array": [0.6348, 0.6312, 0.1979, 0.4333, 0.9313], "type": "data", "visible": true}, "marker": {"color": "#441469"}, "name": "ABAPC-LLM", "opacity": 0.6, "type": "bar", "x": ["ASIA<br> |V|=8, |E|=8", "CANCER<br> |V|=5, |E|=4", "EARTHQUAKE<br> |V|=5, |E|=4", "SACHS<br> |V|=11, |E|=17", "SURVEY<br> |V|=6, |E|=6"], "y": [4.49, 3.36, 4.04, 16.6, 4.5]}], "layout": {"bargap": 0.15, "bargroupgap": 0.1, "barmode": "group", "font": {"color": "black", "family": "Serif", "size": 23}, "height": 700, "hovermode": "x unified", "legend": {"orientation": "h", "x": 0.5, "xanchor": "center", "y": 1, "yanchor": "top"}, "margin": {"b": 80, "l": 40, "r": 40, "t": 20}, "width": 1600, "yaxis": {"title": {"font": {"size": 23}, "text": "Number of Edges in DAG"}}}}
